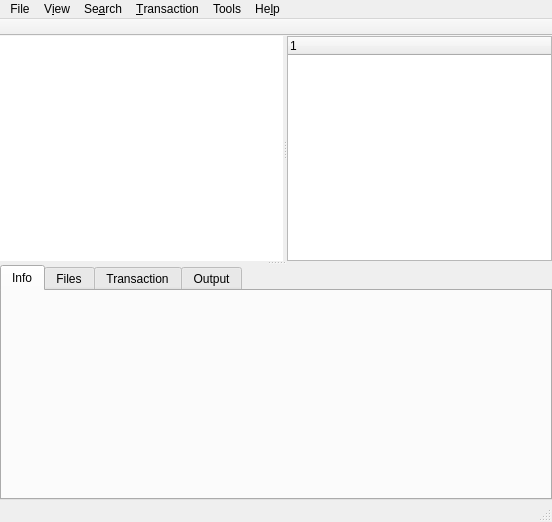
<?xml version="1.0" encoding="UTF-8"?>
<ui version="4.0">
 <class>MainWindow</class>
 <widget class="QMainWindow" name="MainWindow">
  <property name="geometry">
   <rect>
    <x>0</x>
    <y>0</y>
    <width>552</width>
    <height>522</height>
   </rect>
  </property>
  <property name="windowTitle">
   <string>Octopi</string>
  </property>
  <property name="windowIcon">
   <iconset>
    <normaloff>:/resorces/icons/resources/icons/octopi_yellow.png</normaloff>:/resorces/icons/resources/icons/octopi_yellow.png</iconset>
  </property>
  <widget class="QWidget" name="centralWidget">
   <property name="enabled">
    <bool>true</bool>
   </property>
   <layout class="QGridLayout" name="gridLayout">
    <property name="leftMargin">
     <number>0</number>
    </property>
    <property name="topMargin">
     <number>0</number>
    </property>
    <property name="rightMargin">
     <number>0</number>
    </property>
    <property name="bottomMargin">
     <number>0</number>
    </property>
    <property name="spacing">
     <number>0</number>
    </property>
    <item row="0" column="0">
     <widget class="QSplitter" name="splitterHorizontal">
      <property name="orientation">
       <enum>Qt::Vertical</enum>
      </property>
      <widget class="QSplitter" name="splitterVertical">
       <property name="orientation">
        <enum>Qt::Horizontal</enum>
       </property>
       <widget class="QTreeView" name="tvPackages">
        <property name="sizePolicy">
         <sizepolicy hsizetype="Expanding" vsizetype="MinimumExpanding">
          <horstretch>0</horstretch>
          <verstretch>0</verstretch>
         </sizepolicy>
        </property>
        <property name="minimumSize">
         <size>
          <width>0</width>
          <height>0</height>
         </size>
        </property>
        <property name="maximumSize">
         <size>
          <width>16777215</width>
          <height>16777215</height>
         </size>
        </property>
        <property name="frameShape">
         <enum>QFrame::NoFrame</enum>
        </property>
        <property name="frameShadow">
         <enum>QFrame::Plain</enum>
        </property>
        <property name="indentation">
         <number>20</number>
        </property>
       </widget>
       <widget class="QTreeWidget" name="twGroups">
        <property name="maximumSize">
         <size>
          <width>265</width>
          <height>16777215</height>
         </size>
        </property>
        <column>
         <property name="text">
          <string notr="true">1</string>
         </property>
        </column>
       </widget>
      </widget>
      <widget class="QTabWidget" name="twProperties">
       <property name="sizePolicy">
        <sizepolicy hsizetype="Expanding" vsizetype="Expanding">
         <horstretch>0</horstretch>
         <verstretch>0</verstretch>
        </sizepolicy>
       </property>
       <property name="minimumSize">
        <size>
         <width>0</width>
         <height>235</height>
        </size>
       </property>
       <property name="currentIndex">
        <number>0</number>
       </property>
       <widget class="QWidget" name="tabInfo">
        <attribute name="title">
         <string>Info</string>
        </attribute>
       </widget>
       <widget class="QWidget" name="tbFiles">
        <attribute name="title">
         <string>Files</string>
        </attribute>
       </widget>
       <widget class="QWidget" name="tabTransaction">
        <attribute name="title">
         <string>Transaction</string>
        </attribute>
       </widget>
       <widget class="QWidget" name="tabOutput">
        <attribute name="title">
         <string>Output</string>
        </attribute>
       </widget>
      </widget>
     </widget>
    </item>
   </layout>
  </widget>
  <widget class="QMenuBar" name="menuBar">
   <property name="geometry">
    <rect>
     <x>0</x>
     <y>0</y>
     <width>552</width>
     <height>30</height>
    </rect>
   </property>
   <property name="contextMenuPolicy">
    <enum>Qt::NoContextMenu</enum>
   </property>
   <widget class="QMenu" name="menuHelp">
    <property name="title">
     <string>He&amp;lp</string>
    </property>
    <addaction name="actionHelpUsage"/>
    <addaction name="separator"/>
    <addaction name="actionHelpAbout"/>
   </widget>
   <widget class="QMenu" name="menuView">
    <property name="title">
     <string>V&amp;iew</string>
    </property>
    <addaction name="actionViewAllPackages"/>
    <addaction name="actionViewInstalledPackages"/>
    <addaction name="actionViewNonInstalledPackages"/>
    <addaction name="separator"/>
   </widget>
   <widget class="QMenu" name="menuTransaction">
    <property name="title">
     <string>&amp;Transaction</string>
    </property>
    <addaction name="actionCommit"/>
    <addaction name="actionCancel"/>
   </widget>
   <widget class="QMenu" name="menuFile">
    <property name="title">
     <string>File</string>
    </property>
    <addaction name="actionGetNews"/>
    <addaction name="actionSyncPackages"/>
    <addaction name="actionSystemUpgrade"/>
    <addaction name="separator"/>
    <addaction name="actionInstallLocalPackage"/>
    <addaction name="actionCleanXBPSCache"/>
    <addaction name="actionOpenRootTerminal"/>
    <addaction name="separator"/>
    <addaction name="actionExit"/>
   </widget>
   <widget class="QMenu" name="menuSearch">
    <property name="title">
     <string>Se&amp;arch</string>
    </property>
    <addaction name="actionSearchByName"/>
    <addaction name="actionSearchByDescription"/>
    <addaction name="separator"/>
    <addaction name="actionSearchByFile"/>
   </widget>
   <widget class="QMenu" name="menuTools">
    <property name="title">
     <string>Tools</string>
    </property>
    <addaction name="actionCacheCleaner"/>
    <addaction name="actionPacmanLogViewer"/>
    <addaction name="actionRepositoryEditor"/>
   </widget>
   <addaction name="menuFile"/>
   <addaction name="menuView"/>
   <addaction name="menuSearch"/>
   <addaction name="menuTransaction"/>
   <addaction name="menuTools"/>
   <addaction name="menuHelp"/>
  </widget>
  <widget class="QToolBar" name="mainToolBar">
   <property name="contextMenuPolicy">
    <enum>Qt::NoContextMenu</enum>
   </property>
   <property name="movable">
    <bool>false</bool>
   </property>
   <attribute name="toolBarArea">
    <enum>TopToolBarArea</enum>
   </attribute>
   <attribute name="toolBarBreak">
    <bool>false</bool>
   </attribute>
  </widget>
  <widget class="QStatusBar" name="statusBar"/>
  <action name="actionHelpAbout">
   <property name="text">
    <string>&amp;About</string>
   </property>
   <property name="iconText">
    <string>About</string>
   </property>
   <property name="iconVisibleInMenu">
    <bool>true</bool>
   </property>
  </action>
  <action name="actionViewNonInstalledPackages">
   <property name="checkable">
    <bool>true</bool>
   </property>
   <property name="checked">
    <bool>false</bool>
   </property>
   <property name="text">
    <string>&amp;Non installed</string>
   </property>
  </action>
  <action name="actionCommit">
   <property name="icon">
    <iconset resource="../resources.qrc">
     <normaloff>:/resources/images/commit.png</normaloff>:/resources/images/commit.png</iconset>
   </property>
   <property name="text">
    <string>&amp;Commit</string>
   </property>
   <property name="shortcut">
    <string>Ctrl+M</string>
   </property>
  </action>
  <action name="actionCancel">
   <property name="icon">
    <iconset resource="../resources.qrc">
     <normaloff>:/resources/images/rollback.png</normaloff>:/resources/images/rollback.png</iconset>
   </property>
   <property name="text">
    <string>Ca&amp;ncel</string>
   </property>
   <property name="toolTip">
    <string>Cancel</string>
   </property>
   <property name="shortcut">
    <string>Ctrl+E</string>
   </property>
  </action>
  <action name="actionSyncPackages">
   <property name="icon">
    <iconset resource="../resources.qrc">
     <normaloff>:/resources/images/refresh.png</normaloff>:/resources/images/refresh.png</iconset>
   </property>
   <property name="text">
    <string>&amp;Sync database</string>
   </property>
   <property name="shortcut">
    <string>Ctrl+D</string>
   </property>
  </action>
  <action name="actionExit">
   <property name="icon">
    <iconset resource="../resources.qrc">
     <normaloff>:/resources/images/exit.png</normaloff>:/resources/images/exit.png</iconset>
   </property>
   <property name="text">
    <string>&amp;Exit</string>
   </property>
   <property name="shortcut">
    <string>Ctrl+Q</string>
   </property>
  </action>
  <action name="actionSystemUpgrade">
   <property name="icon">
    <iconset resource="../resources.qrc">
     <normaloff>:/resources/images/fast_forward.png</normaloff>:/resources/images/fast_forward.png</iconset>
   </property>
   <property name="text">
    <string>Install updates</string>
   </property>
   <property name="toolTip">
    <string>Install updates</string>
   </property>
   <property name="shortcut">
    <string>Ctrl+U</string>
   </property>
  </action>
  <action name="actionInstall">
   <property name="icon">
    <iconset resource="../resources.qrc">
     <normaloff>:/resources/images/toinstall.png</normaloff>:/resources/images/toinstall.png</iconset>
   </property>
   <property name="text">
    <string>Install</string>
   </property>
   <property name="toolTip">
    <string>Install</string>
   </property>
  </action>
  <action name="actionRemove">
   <property name="icon">
    <iconset resource="../resources.qrc">
     <normaloff>:/resources/images/toremove.png</normaloff>:/resources/images/toremove.png</iconset>
   </property>
   <property name="text">
    <string>Remove</string>
   </property>
   <property name="toolTip">
    <string>Remove</string>
   </property>
  </action>
  <action name="actionOutdated_packages">
   <property name="text">
    <string>Outdated packages</string>
   </property>
  </action>
  <action name="actionGetNews">
   <property name="icon">
    <iconset resource="../resources.qrc">
     <normaloff>:/resources/images/rss.png</normaloff>:/resources/images/rss.png</iconset>
   </property>
   <property name="text">
    <string>&amp;Get latest distro news</string>
   </property>
   <property name="shortcut">
    <string>Ctrl+G</string>
   </property>
  </action>
  <action name="actionCollapseItem">
   <property name="icon">
    <iconset resource="../resources.qrc">
     <normaloff>:/resources/images/collapse.png</normaloff>:/resources/images/collapse.png</iconset>
   </property>
   <property name="text">
    <string>Collapse item</string>
   </property>
  </action>
  <action name="actionExpandItem">
   <property name="icon">
    <iconset resource="../resources.qrc">
     <normaloff>:/resources/images/expand.png</normaloff>:/resources/images/expand.png</iconset>
   </property>
   <property name="text">
    <string>Expand item</string>
   </property>
  </action>
  <action name="actionCollapseAllItems">
   <property name="icon">
    <iconset resource="../resources.qrc">
     <normaloff>:/resources/images/collapse.png</normaloff>:/resources/images/collapse.png</iconset>
   </property>
   <property name="text">
    <string>Collapse all items</string>
   </property>
  </action>
  <action name="actionExpandAllItems">
   <property name="icon">
    <iconset resource="../resources.qrc">
     <normaloff>:/resources/images/expand.png</normaloff>:/resources/images/expand.png</iconset>
   </property>
   <property name="text">
    <string>Expand all items</string>
   </property>
  </action>
  <action name="actionOpenFile">
   <property name="icon">
    <iconset resource="../resources.qrc">
     <normaloff>:/resources/images/binary.png</normaloff>:/resources/images/binary.png</iconset>
   </property>
   <property name="text">
    <string>Open file</string>
   </property>
  </action>
  <action name="actionEditFile">
   <property name="icon">
    <iconset resource="../resources.qrc">
     <normaloff>:/resources/images/editfile.png</normaloff>:/resources/images/editfile.png</iconset>
   </property>
   <property name="text">
    <string>Edit file</string>
   </property>
  </action>
  <action name="actionOpenDirectory">
   <property name="icon">
    <iconset resource="../resources.qrc">
     <normaloff>:/resources/images/folder.png</normaloff>:/resources/images/folder.png</iconset>
   </property>
   <property name="text">
    <string>Open directory</string>
   </property>
  </action>
  <action name="actionOpenTerminal">
   <property name="icon">
    <iconset resource="../resources.qrc">
     <normaloff>:/resources/images/terminal.png</normaloff>:/resources/images/terminal.png</iconset>
   </property>
   <property name="text">
    <string>Open terminal here</string>
   </property>
  </action>
  <action name="actionRemoveTransactionItem">
   <property name="icon">
    <iconset resource="../resources.qrc">
     <normaloff>:/resources/images/window_close.png</normaloff>:/resources/images/window_close.png</iconset>
   </property>
   <property name="text">
    <string>Remove item</string>
   </property>
   <property name="iconVisibleInMenu">
    <bool>true</bool>
   </property>
  </action>
  <action name="actionRemoveTransactionItems">
   <property name="icon">
    <iconset resource="../resources.qrc">
     <normaloff>:/resources/images/window_close.png</normaloff>:/resources/images/window_close.png</iconset>
   </property>
   <property name="text">
    <string>Remove items</string>
   </property>
   <property name="iconVisibleInMenu">
    <bool>true</bool>
   </property>
  </action>
  <action name="actionSearchByDescription">
   <property name="checkable">
    <bool>true</bool>
   </property>
   <property name="text">
    <string>By &amp;description</string>
   </property>
  </action>
  <action name="actionSearchByName">
   <property name="checkable">
    <bool>true</bool>
   </property>
   <property name="text">
    <string>&amp;By name</string>
   </property>
  </action>
  <action name="actionFindFileInPackage">
   <property name="icon">
    <iconset resource="../resources.qrc">
     <normaloff>:/resources/images/find.png</normaloff>:/resources/images/find.png</iconset>
   </property>
   <property name="text">
    <string>Find a file</string>
   </property>
  </action>
  <action name="actionOpenRootTerminal">
   <property name="icon">
    <iconset resource="../resources.qrc">
     <normaloff>:/resources/images/terminal.png</normaloff>:/resources/images/terminal.png</iconset>
   </property>
   <property name="text">
    <string>&amp;Open root terminal</string>
   </property>
  </action>
  <action name="actionHelpUsage">
   <property name="text">
    <string>&amp;Usage</string>
   </property>
   <property name="shortcut">
    <string>F1</string>
   </property>
   <property name="iconVisibleInMenu">
    <bool>true</bool>
   </property>
  </action>
  <action name="actionInstallLocalPackage">
   <property name="text">
    <string>&amp;Install local package...</string>
   </property>
  </action>
  <action name="actionPacmanLogViewer">
   <property name="enabled">
    <bool>true</bool>
   </property>
   <property name="text">
    <string>&amp;Pacman Log Viewer</string>
   </property>
   <property name="visible">
    <bool>true</bool>
   </property>
  </action>
  <action name="actionRepositoryEditor">
   <property name="icon">
    <iconset resource="../resources.qrc">
     <normaloff>:/resources/images/binary.png</normaloff>:/resources/images/binary.png</iconset>
   </property>
   <property name="text">
    <string>&amp;Repository Editor</string>
   </property>
  </action>
  <action name="actionCacheCleaner">
   <property name="icon">
    <iconset resource="../resources.qrc">
     <normaloff>:/resources/images/cachecleaner.png</normaloff>:/resources/images/cachecleaner.png</iconset>
   </property>
   <property name="text">
    <string>&amp;Cache Cleaner</string>
   </property>
  </action>
  <action name="actionViewInstalledPackages">
   <property name="checkable">
    <bool>true</bool>
   </property>
   <property name="text">
    <string>&amp;Installed</string>
   </property>
  </action>
  <action name="actionViewAllPackages">
   <property name="checkable">
    <bool>true</bool>
   </property>
   <property name="checked">
    <bool>false</bool>
   </property>
   <property name="text">
    <string>&amp;All</string>
   </property>
  </action>
  <action name="actionSearchByFile">
   <property name="checkable">
    <bool>true</bool>
   </property>
   <property name="text">
    <string>By &amp;file</string>
   </property>
  </action>
  <action name="actionCleanXBPSCache">
   <property name="text">
    <string>Clean XBPS cache</string>
   </property>
  </action>
 </widget>
 <layoutdefault spacing="6" margin="11"/>
 <tabstops>
  <tabstop>tvPackages</tabstop>
  <tabstop>twProperties</tabstop>
 </tabstops>
 <resources>
  <include location="../resources.qrc"/>
 </resources>
 <connections/>
</ui>
